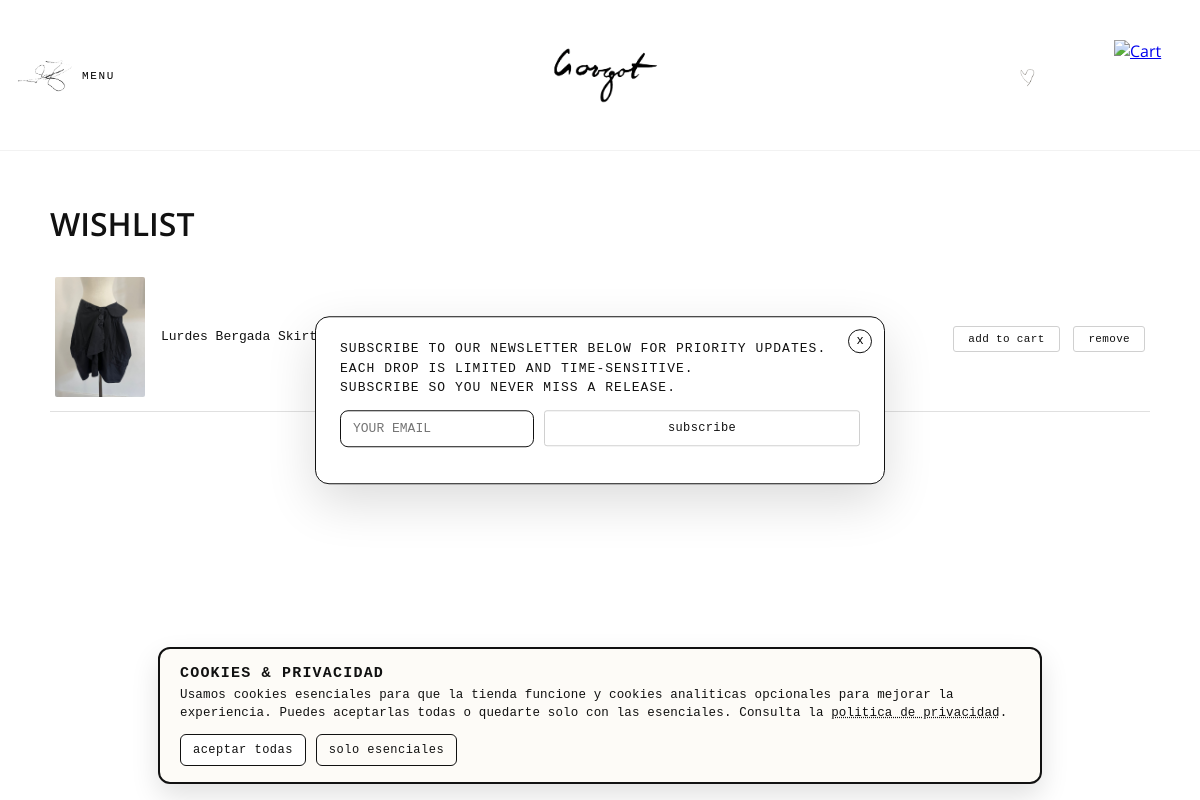
Page /user/wishlist.php (signed in) on the committed database.
### tables this page shows
CREATE TABLE `wishlist` (
  `id_wishlist` int(10) UNSIGNED NOT NULL,
  `id_usuario` int(10) UNSIGNED NOT NULL,
  `id_producto` int(10) UNSIGNED NOT NULL,
  `fecha_agregado` datetime NOT NULL DEFAULT current_timestamp()
);

CREATE TABLE `productos` (
  `id_producto` int(10) UNSIGNED NOT NULL,
  `nombre` varchar(100) NOT NULL,
  `descripcion` text DEFAULT NULL,
  `precio` decimal(10,2) NOT NULL,
  `descuento` tinyint(3) UNSIGNED NOT NULL DEFAULT 0,
  `stock` int(10) UNSIGNED NOT NULL DEFAULT 0,
  `id_categoria` int(10) UNSIGNED NOT NULL,
  `familia` enum('BOTTOMS','OUTERWEAR','DRESSES','TOPS','SKIRTS','TWO-PIECE') NOT NULL DEFAULT 'TOPS',
  `marca` varchar(100) DEFAULT NULL,
  `imagen` varchar(255) DEFAULT NULL,
  `talla` varchar(10) DEFAULT NULL,
  `color` varchar(30) DEFAULT NULL,
  `fecha_creacion` datetime NOT NULL DEFAULT current_timestamp(),
  `is_visible` tinyint(1) NOT NULL DEFAULT 1,
  `sort_order` int(11) DEFAULT NULL
);

### user/wishlist.php (the view, shortened to what this page needs)
<?php
include("../includes/conexion.php");
$id = (int)$_SESSION["id_usuario"];
$hasVisibility = false;
$colCheck = $conexion->query("SHOW COLUMNS FROM productos LIKE 'is_visible'");
if ($colCheck && $colCheck->num_rows > 0) {
    $hasVisibility = true;
}
$sql = "SELECT w.id_producto, p.nombre, p.precio, p.imagen, p.stock";
if ($hasVisibility) {
    $sql .= ", p.is_visible";
}
$sql .= " FROM wishlist w
          JOIN productos p ON w.id_producto = p.id_producto
          WHERE w.id_usuario = ?";
if ($hasVisibility) {
    $sql .= " AND p.is_visible = 1";
}
$stmt = $conexion->prepare($sql);
$stmt->bind_param("i", $id);
$stmt->execute();
$res = $stmt->get_result();
?>
<!DOCTYPE html>
<html lang="es">
<head>
    <link rel="stylesheet" href="../css/estilos.css?v=3">
</head>
<body>
<?php include '../includes/header.php'; ?>
<main class="contenedor">
    <h1 class="titulo-pagina">WISHLIST</h1>
    <?php if ($res && $res->num_rows == 0): ?>
        <p class="wishlist-empty">No items in your wishlist.</p>
    <?php elseif ($res): ?>
        <table class="cart-table wishlist-table">
            <?php while ($p = $res->fetch_assoc()): ?>
                <?php $isSoldOut = ((int)$p["stock"] <= 0); ?>
                <tr>
                    <td class="cart-product">
                        <a href="../product_detail.php?id=<?php echo (int)$p["id_producto"]; ?>" style="color: inherit; text-decoration: none;">
                            <?php if (!empty($p["imagen"])): ?>
                                <img src="../<?php echo htmlspecialchars($p["imagen"]); ?>" alt="<?php echo htmlspecialchars($p["nombre"]); ?>">
                            <?php else: ?>
                                <div class="placeholder-img">SIN IMAGEN</div>
                            <?php endif; ?>
                            <?php echo htmlspecialchars($p["nombre"]); ?>
                        </a>
                    </td>
                    <td>1</td>
                    <td>
                    </td>
                    <td style="text-align:right; white-space: nowrap;">
                        <?php if (!$isSoldOut): ?>
                            <form method="post" action="add_to_cart.php" style="display:inline;">
                                <button type="submit" class="btn-product">add to cart</button>
                            </form>
                        <?php else: ?>
                            <button class="btn-product soldout-text" style="margin-right:6px; border:1px solid #c00; color:#c00; background:transparent;" disabled>sold out</button>
                        <?php endif; ?>
                        <form method="post" action="remove_from_wishlist.php" style="display:inline; margin-left:0;">
                            <button type="submit" class="btn-product btn-cart-remove">remove</button>
                        </form>
                    </td>
                </tr>
            <?php endwhile; ?>
        </table>
    <?php else: ?>
        <p class="wishlist-empty">Error loading wishlist.</p>
    <?php endif; ?>
</main>
</body>
</html>

### css/estilos.css (style rules this page uses)
.wishlist-table .btn-product, .wishlist-table .btn-cart-remove { width: auto; min-width: 0; display: inline-flex; padding: 6px 14px; font-size: 11px; font-family: "Source Code Pro", monospace; }
.wishlist-table .btn-cart-remove { margin-left: 6px; }
body { margin: 0; font-family: "GargotSans", system-ui, -apple-system, BlinkMacSystemFont, "Segoe UI", sans-serif; background: #ffffff; color: #111; }
h1, h2, h3, h4, h5, h6, .menu a, .producto-info .linea1, .producto-info .linea2, .producto-info .linea3, .tipo, .talla, .marca, .nombre, .header .logo { font-family: "GargotSans", system-ui, sans-serif !important; }
.contenedor { padding: 30px 40px; max-width: 1100px; margin: 0 auto; }
.cart-table { width: 100%; border-collapse: collapse; margin-top: 20px; font-size: 13px; font-family: "Source Code Pro", monospace; }
.cart-table th, .cart-table td { border-bottom: 1px solid #e0e0e0; padding: 10px 5px; text-align: left; vertical-align: middle; }
.cart-product { display: block; }
.cart-product a { display: inline-flex; align-items: center; gap: 16px; font-family: "Source Code Pro", monospace; }
.cart-product img { width: 70px; height: 90px; object-fit: cover; border-radius: 2px; }
.wishlist-table .cart-product img { width: 90px; height: 120px; }
.btn-product, .btn-cart-remove { list-style: none; cursor: pointer; user-select: none; outline: none; border: 1px solid #d0d0d0; border-radius: 3px; padding: 7px 18px; background: #ffffff; color: #111; font-family: "Source Code Pro", monospace; font-size: 12px; text-transform: lowercase; letter-spacing: 0.03em; display: inline-flex; align-items: center; justify-content: center; text-decoration: none; transition: 0.2s; width: 100%; box-sizing: border-box; }

### rows in the picture
wishlist: id_producto.imagen (picture), id_producto.nombre "Lurdes Bergada Skirt"
